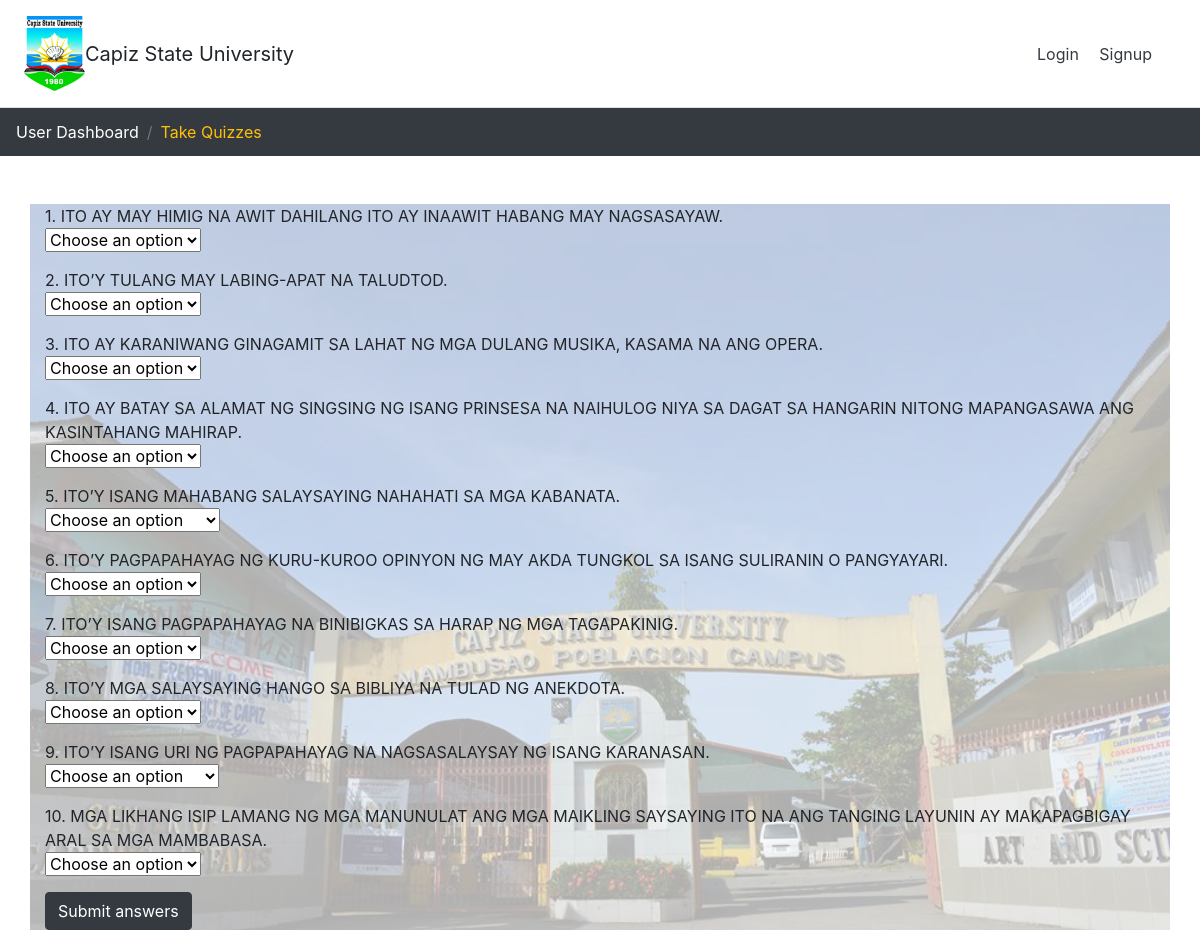
Page /caipl-master/view-quiz.php on the earlier database version.
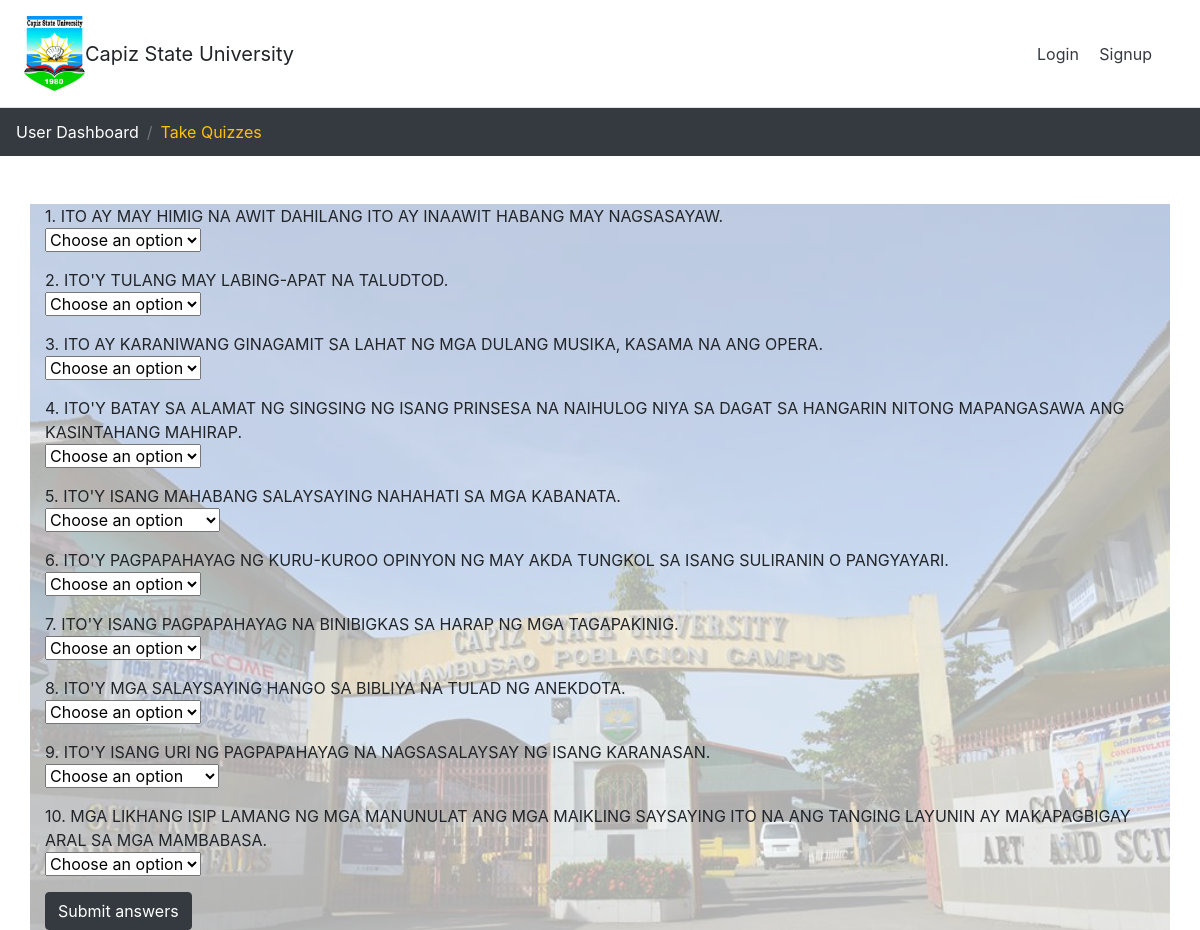
Same page on the later database version.
### tables this page shows
CREATE TABLE IF NOT EXISTS `quiz` (
  `id` int(11) NOT NULL AUTO_INCREMENT,
  `lesson_id` int(11) NOT NULL,
  `quiz_question` varchar(5000) NOT NULL,
  `option_1` varchar(5000) NOT NULL,
  `option_2` varchar(5000) NOT NULL,
  `option_3` varchar(5000) NOT NULL,
  `option_4` varchar(5000) NOT NULL,
  `answer` varchar(5000) NOT NULL,
  PRIMARY KEY (`id`)
);

### caipl-master/view-quiz.php (the view, shortened to what this page needs)
<!DOCTYPE html>
<html>
<?php include 'view/partials/header.php'?>
<body>
  <?php
    include 'view/partials/navbar.php';
  ?>
  <nav aria-label="breadcrumb">
	  <ol class="breadcrumb bg-dark">
	    <li class="breadcrumb-item caipl-link"><a href="user-dashboard.php">User Dashboard</a></li>
	    <li class="breadcrumb-item active text-warning" aria-current="page">Take Quizzes</li>
	  </ol>
	</nav>
  <div class="container mt-5 mh75vh" id="bad-background">
    <form id="QuizForm">
	<?php
        $i=1;
		$con = mysqli_connect("localhost","root","","caipl");
		$result = mysqli_query($con,"SELECT * FROM quiz WHERE lesson_id='1'");
		while($row = mysqli_fetch_array($result))
		{
            echo "<div class='form-group'>";
			echo "<div>" . $i . ". " . $row['quiz_question'] . "</div>";
            echo "<select name='answer" . $row['id'] . "'>";
            echo "<option selected disabled>Choose an option</option>";
            echo "</select>";
            echo "</div>";
            $i++;
		}
	?>
    <button type="submit" class="btn btn-dark">Submit answers</button>
    </form>
  </div>
</body>
</html>

### caipl-master/view/partials/header.php (shortened to what this page needs)
<head>
	<link rel="stylesheet" href="assets/css/bootstrap.min.css">
	<link rel="stylesheet" href="assets/css/style.css">
</head>

### caipl-master/view/partials/navbar.php (shortened to what this page needs)
<div class="d-flex flex-column flex-md-row align-items-center p-3 px-md-4 bg-white border-bottom shadow-sm">
    <img class="h75px" src="assets/images/Logo.png"></img>
    <h5 class="my-0 mr-md-auto font-weight-normal">Capiz State University</h5>
    <nav class="my-2 my-md-0 mr-md-3">
        <?PHP if(isset($_SESSION['account'])): ?>
            <a class="p-2 text-dark" href="logout.php">Logout</a>
        <?PHP else: ?>
            <a class="p-2 text-dark" href="login.php">Login</a>
            <a class="p-2 text-dark" href="registration.php">Signup</a>
        <?PHP endif; ?>
    </nav>
</div>

### caipl-master/assets/css/style.css (style rules this page uses)
html, body, .caipl-background { height: 100%; }
.breadcrumb { border-radius: 0px; }
.caipl-link a { text-decoration: none; color: #fff }
#bad-background { background-image: url(../images/Background.jpg); background-repeat: no-repeat; background-size: cover; background-position: center; background-blend-mode: lighten; background-color: #ffffffad; }
.mh75vh { min-height: 75vh; }
.h75px { height: 75px; }

Differences in the rows shown:
changed quiz: quiz_question "ITO’Y TULANG MAY LABING-APAT NA TALUDTOD." → "ITO'Y TULANG MAY LABING-APAT NA TALUDTOD."
changed quiz: quiz_question "ITO AY BATAY SA ALAMAT NG SINGSING NG ISANG PRINSESA NA NAIHULOG NIYA SA DAGAT SA HANGARIN NITONG MAPANGASAWA ANG KASINTAHANG MAHIRAP." → "ITO'Y BATAY SA ALAMAT NG SINGSING NG ISANG PRINSESA NA NAIHULOG NIYA SA DAGAT SA HANGARIN NITONG MAPANGASAWA ANG KASINTAHANG MAHIRAP."
changed quiz: quiz_question "ITO’Y ISANG MAHABANG SALAYSAYING NAHAHATI SA MGA KABANATA." → "ITO'Y ISANG MAHABANG SALAYSAYING NAHAHATI SA MGA KABANATA."
changed quiz: quiz_question "ITO’Y PAGPAPAHAYAG NG KURU-KUROO OPINYON NG MAY AKDA TUNGKOL SA ISANG SULIRANIN O PANGYAYARI." → "ITO'Y PAGPAPAHAYAG NG KURU-KUROO OPINYON NG MAY AKDA TUNGKOL SA ISANG SULIRANIN O PANGYAYARI."
changed quiz: quiz_question "ITO’Y ISANG PAGPAPAHAYAG NA BINIBIGKAS SA HARAP NG MGA TAGAPAKINIG." → "ITO'Y ISANG PAGPAPAHAYAG NA BINIBIGKAS SA HARAP NG MGA TAGAPAKINIG."
changed quiz: quiz_question "ITO’Y MGA SALAYSAYING HANGO SA BIBLIYA NA TULAD NG ANEKDOTA." → "ITO'Y MGA SALAYSAYING HANGO SA BIBLIYA NA TULAD NG ANEKDOTA."
changed quiz: quiz_question "ITO’Y ISANG URI NG PAGPAPAHAYAG NA NAGSASALAYSAY NG ISANG KARANASAN." → "ITO'Y ISANG URI NG PAGPAPAHAYAG NA NAGSASALAYSAY NG ISANG KARANASAN."
